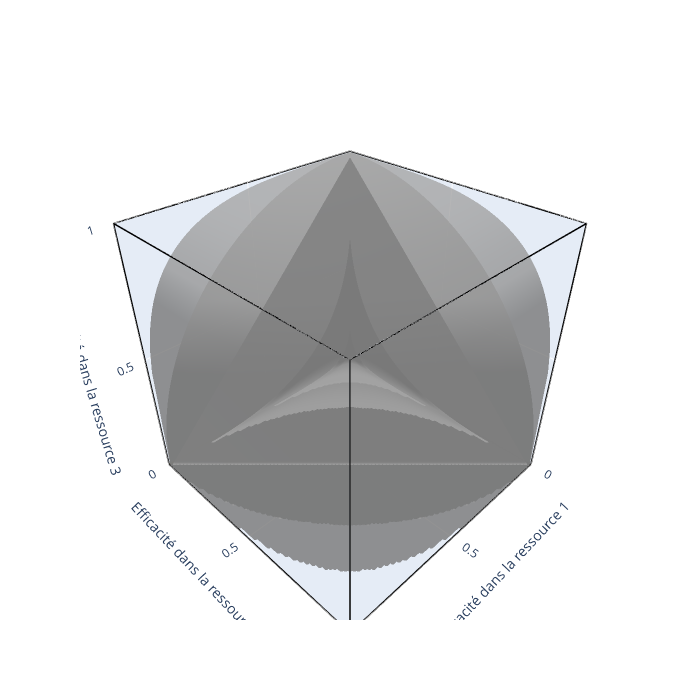

This figure's notebook cell:
### Code cell
layout = go.Layout(width = 700, height =700,
                           scene = dict(
                              xaxis = dict(nticks=4, range=[0,1],),
                              yaxis = dict(nticks=4, range=[0,1],),
                              zaxis = dict(nticks=4, range=[0,1],),
                              xaxis_title="Efficacité dans la ressource 1",
                              yaxis_title="Efficacité dans la ressource 2",
                              zaxis_title="Efficacité dans la ressource 3"))
fig = go.Figure(layout=layout)

for i in range(len(s)):
    fig.add_surface(x = X, y = Y, z=Z[i], colorscale = [[0, 'rgb(150,150,150)'], [1, 'rgb(150,150,150)']], 
                    showscale=False, opacity=0.8)

fig.add_scatter3d(x = [0,1]
        , y = [0,1]
        , z = [0,1]
        , marker=dict(size=0.1, opacity = 0)
        , line=dict(
        color='blue',
        width=6)
        , showlegend=False)

fig.add_scatter3d(x = [0,1]
        , y = [0,0]
        , z = [0,0]
        , marker=dict(size=0.1, opacity = 0)
        , line=dict(
        color='orange',
        width=6)
        , showlegend=False)

fig.add_scatter3d(x = [1,1,0,0,0,1,1,0,0,0]
        , y = [0,1,1,0,0,0,1,1,0,0]
        , z = [0,0,0,0,1,1,1,1,1,1]
        , marker=dict(size=0.1, opacity = 0)
        , line=dict(
        color='black',
        width=3)
        , showlegend=False)

fig.add_scatter3d(x = [0,0]
        , y = [1,1]
        , z = [0,1]
        , marker=dict(size=0.1, opacity = 0)
        , line=dict(
        color='black',
        width=3)
        , showlegend=False)

fig.add_scatter3d(x = [1,1]
        , y = [1,1]
        , z = [0,1]
        , marker=dict(size=0.1, opacity = 0)
        , line=dict(
        color='black',
        width=3)
        , showlegend=False)

fig.add_scatter3d(x = [1,1]
        , y = [0,0]
        , z = [0,1]
        , marker=dict(size=0.1, opacity = 0)
        , line=dict(
        color='black',
        width=3)
        , showlegend=False)

### Figure 1 — Plotly figure (JSON) as saved in the notebook; plotly's stock layout.template omitted (floating-point values rounded to 4 significant figures; data arrays with more than 128 entries replaced by an {"elided": "..."} marker saying what was removed)
{"data": [{"colorscale": [[0, "rgb(150,150,150)"], [1, "rgb(150,150,150)"]], "opacity": 0.8, "showscale": false, "type": "surface", "x": {"elided": "100x100 float values"}, "y": {"elided": "100x100 float values"}, "z": {"elided": "100x100 float values"}}, {"colorscale": [[0, "rgb(150,150,150)"], [1, "rgb(150,150,150)"]], "opacity": 0.8, "showscale": false, "type": "surface", "x": {"elided": "100x100 float values"}, "y": {"elided": "100x100 float values"}, "z": {"elided": "100x100 float values"}}, {"colorscale": [[0, "rgb(150,150,150)"], [1, "rgb(150,150,150)"]], "opacity": 0.8, "showscale": false, "type": "surface", "x": {"elided": "100x100 float values"}, "y": {"elided": "100x100 float values"}, "z": {"elided": "100x100 float values"}}, {"colorscale": [[0, "rgb(150,150,150)"], [1, "rgb(150,150,150)"]], "opacity": 0.8, "showscale": false, "type": "surface", "x": {"elided": "100x100 float values"}, "y": {"elided": "100x100 float values"}, "z": {"elided": "100x100 float values"}}, {"colorscale": [[0, "rgb(150,150,150)"], [1, "rgb(150,150,150)"]], "opacity": 0.8, "showscale": false, "type": "surface", "x": {"elided": "100x100 float values"}, "y": {"elided": "100x100 float values"}, "z": {"elided": "100x100 float values"}}, {"line": {"color": "blue", "width": 6}, "marker": {"opacity": 0, "size": 0.1}, "showlegend": false, "type": "scatter3d", "x": [0, 1], "y": [0, 1], "z": [0, 1]}, {"line": {"color": "orange", "width": 6}, "marker": {"opacity": 0, "size": 0.1}, "showlegend": false, "type": "scatter3d", "x": [0, 1], "y": [0, 0], "z": [0, 0]}, {"line": {"color": "black", "width": 3}, "marker": {"opacity": 0, "size": 0.1}, "showlegend": false, "type": "scatter3d", "x": [1, 1, 0, 0, 0, 1, 1, 0, 0, 0], "y": [0, 1, 1, 0, 0, 0, 1, 1, 0, 0], "z": [0, 0, 0, 0, 1, 1, 1, 1, 1, 1]}, {"line": {"color": "black", "width": 3}, "marker": {"opacity": 0, "size": 0.1}, "showlegend": false, "type": "scatter3d", "x": [0, 0], "y": [1, 1], "z": [0, 1]}, {"line": {"color": "black", "width": 3}, "marker": {"opacity": 0, "size": 0.1}, "showlegend": false, "type": "scatter3d", "x": [1, 1], "y": [1, 1], "z": [0, 1]}, {"line": {"color": "black", "width": 3}, "marker": {"opacity": 0, "size": 0.1}, "showlegend": false, "type": "scatter3d", "x": [1, 1], "y": [0, 0], "z": [0, 1]}], "layout": {"height": 700, "scene": {"xaxis": {"nticks": 4, "range": [0, 1], "title": {"text": "Efficacité dans la ressource 1"}}, "yaxis": {"nticks": 4, "range": [0, 1], "title": {"text": "Efficacité dans la ressource 2"}}, "zaxis": {"nticks": 4, "range": [0, 1], "title": {"text": "Efficacité dans la ressource 3"}}}, "width": 700}}
